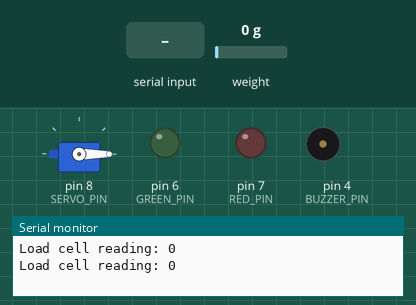
A sketch run on a simulated Arduino Uno, built with avr-gcc and run on an emulated ATmega328P. Parts: servo, output pins drawn as LEDs (lit = HIGH), buzzer (waves = sounding), the last lines printed to the serial monitor. Dashed ring = blinking. Inputs (shaded band) come from the test bench; at power-on: weight on the scale 0 g. EEPROM starts erased; pins used as bus, display or sensor lines are not drawn.

Above: at 4.2 s.
4.3 s: weight on the scale set to 215 g
5.8 s: weight on the scale set to 253 g
At 5.95 s:
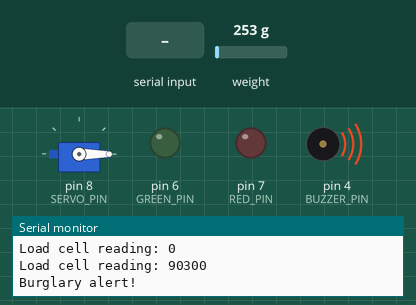
8.8 s: "ENROLL ON\n" received over Serial
At 8.98 s:
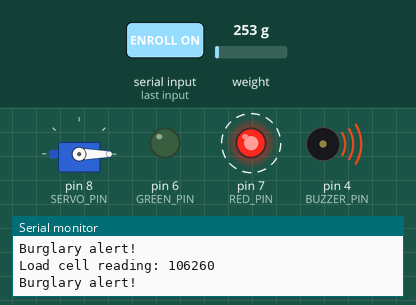
Timing chart, 0 to 11.8 s (numbered marks = the images above; inputs shaded):
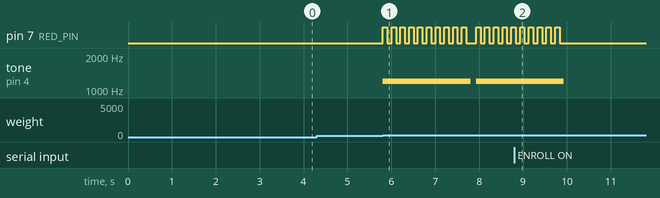

Measured:
- the behaviour switches between 238 and 239 g on weight on the scale (found by bisection; images 0 and 1)
- after the input at 5.8 s, pin 7 (RED_PIN): goes 9 × (HIGH 0.10 s, LOW 0.10 s), HIGH 0.10 s, LOW 0.23 s, 4 × (HIGH 0.10 s, LOW 0.10 s), then HIGH, starting at once; tone on pin 4 (BUZZER_PIN): silent → 1200 Hz at once, → silent 2.0 s later, → 1200 Hz 0.13 s later
- after the input at 8.8 s, pin 7 (RED_PIN): goes on until 9.8 s, then stays LOW; tone on pin 4 (BUZZER_PIN): goes on until 9.9 s, then stays silent

The sketch:

smart_box_order.ino
```cpp
/*
 * Smart box: RFID + servo + load cell alarm + web-driven enrollment
 * Each authorized UID unlocks once; after a successful open it is removed from EEPROM
 * so the same card cannot open again (protects other orders).
 * Serial @ 9600:
 *   ADD 001A6182     — register 4-byte UID (8 hex digits)
 *   CLEAR / CLR      — remove all authorized cards
 *   LIST             — print AUTH lines (debug)
 */

#include <EEPROM.h>
#include <string.h>
#include <SPI.h>
#include <MFRC522.h>
#include <Servo.h>
#include <HX711.h>

#define SS_PIN 10
#define RST_PIN 9
#define SERVO_PIN 8

#define RED_PIN 7
#define GREEN_PIN 6
#define BUZZER_PIN 4

#define LOADCELL_DOUT_PIN 3
#define LOADCELL_SCK_PIN 2

#define MAX_UID_SLOTS 16
/* Bumped to wipe EEPROM UIDs from older sketches (single-use rule + fresh list). */
#define EEPROM_MAGIC 0x5BU
#define EEPROM_ADDR_MAGIC 0
#define EEPROM_ADDR_COUNT 1
#define EEPROM_ADDR_UIDS 2

MFRC522 rfid(SS_PIN, RST_PIN);
Servo myServo;
HX711 scale;

byte allowedUIDs[MAX_UID_SLOTS][4];
byte uidCount = 0;

bool isLocked = true;
bool enrollMode = false;

long scaleDefault = 0;
long scaleRange = 100000;

char serialLine[48];
byte serialIdx = 0;

int hexNibble(char c) {
  if (c >= '0' && c <= '9') return c - '0';
  if (c >= 'A' && c <= 'F') return 10 + (c - 'A');
  if (c >= 'a' && c <= 'f') return 10 + (c - 'a');
  return -1;
}

bool parseUidHex8(const char *s, byte *out) {
  for (byte i = 0; i < 4; i++) {
    int hi = hexNibble(s[i * 2]);
    int lo = hexNibble(s[i * 2 + 1]);
    if (hi < 0 || lo < 0) return false;
    out[i] = (byte)((hi << 4) | lo);
  }
  return s[8] == '\0' || s[8] == ' ' || s[8] == '\r';
}

int findUidIndex(const byte *uid) {
  for (byte i = 0; i < uidCount; i++) {
    bool match = true;
    for (byte j = 0; j < 4; j++) {
      if (allowedUIDs[i][j] != uid[j]) {
        match = false;
        break;
      }
    }
    if (match) return (int)i;
  }
  return -1;
}

void removeUidFromList(const byte *uid) {
  int ix = findUidIndex(uid);
  if (ix < 0) return;
  for (byte i = (byte)ix; i + 1 < uidCount; i++) {
    memcpy(allowedUIDs[i], allowedUIDs[i + 1], 4);
  }
  if (uidCount > 0) uidCount--;
  saveUIDsToEEPROM();
  Serial.println("OK:UID_REVOKED");
}

void loadUIDsFromEEPROM() {
  if (EEPROM.read(EEPROM_ADDR_MAGIC) != EEPROM_MAGIC) {
    uidCount = 0;
    EEPROM.update(EEPROM_ADDR_MAGIC, EEPROM_MAGIC);
    EEPROM.update(EEPROM_ADDR_COUNT, 0);
    return;
  }
  uidCount = EEPROM.read(EEPROM_ADDR_COUNT);
  if (uidCount > MAX_UID_SLOTS) uidCount = 0;
  for (byte i = 0; i < uidCount; i++) {
    for (byte j = 0; j < 4; j++) {
      allowedUIDs[i][j] = EEPROM.read(EEPROM_ADDR_UIDS + i * 4 + j);
    }
  }
}

void saveUIDsToEEPROM() {
  EEPROM.update(EEPROM_ADDR_COUNT, uidCount);
  for (byte i = 0; i < uidCount; i++) {
    for (byte j = 0; j < 4; j++) {
      EEPROM.update(EEPROM_ADDR_UIDS + i * 4 + j, allowedUIDs[i][j]);
    }
  }
}

void handleCommand(char *line) {
  while (*line == ' ') line++;

  if (strncmp(line, "ADD ", 4) == 0) {
    const char *p = line + 4;
    while (*p == ' ') p++;
    byte uid[4];
    if (!parseUidHex8(p, uid)) {
      Serial.println("ERR:BAD");
      return;
    }
    if (findUidIndex(uid) >= 0) {
      Serial.println("ERR:DUPLICATE");
      return;
    }
    if (uidCount >= MAX_UID_SLOTS) {
      Serial.println("ERR:FULL");
      return;
    }
    memcpy(allowedUIDs[uidCount], uid, 4);
    uidCount++;
    saveUIDsToEEPROM();
    Serial.println("OK:ADD");
    return;
  }

  if (strcmp(line, "CLEAR") == 0 || strcmp(line, "CLR") == 0) {
    uidCount = 0;
    EEPROM.update(EEPROM_ADDR_COUNT, 0);
    Serial.println("OK:CLEAR");
    return;
  }

  if (strcmp(line, "LIST") == 0) {
    Serial.print("AUTH:");
    Serial.println(uidCount);
    for (byte i = 0; i < uidCount; i++) {
      for (byte j = 0; j < 4; j++) {
        if (allowedUIDs[i][j] < 16) Serial.print('0');
        Serial.print(allowedUIDs[i][j], HEX);
      }
      Serial.println();
    }
    return;
  }

  if (strcmp(line, "ENROLL ON") == 0 || strcmp(line, "ENROLL 1") == 0) {
    enrollMode = true;
    Serial.println("OK:ENROLL_ON");
    return;
  }
  if (strcmp(line, "ENROLL OFF") == 0 || strcmp(line, "ENROLL 0") == 0) {
    enrollMode = false;
    Serial.println("OK:ENROLL_OFF");
    return;
  }
}

void readSerialCommands() {
  while (Serial.available()) {
    char c = (char)Serial.read();
    if (c == '\r') continue;
    if (c == '\n') {
      serialLine[serialIdx] = '\0';
      serialIdx = 0;
      if (serialLine[0] != '\0') handleCommand(serialLine);
      continue;
    }
    if (serialIdx < sizeof(serialLine) - 1) {
      serialLine[serialIdx++] = c;
    } else {
      serialIdx = 0;
    }
  }
}

void setup() {
  Serial.begin(9600);
  SPI.begin();
  rfid.PCD_Init();

  pinMode(RED_PIN, OUTPUT);
  pinMode(GREEN_PIN, OUTPUT);
  pinMode(BUZZER_PIN, OUTPUT);

  digitalWrite(RED_PIN, LOW);
  digitalWrite(GREEN_PIN, LOW);
  digitalWrite(BUZZER_PIN, LOW);

  myServo.attach(SERVO_PIN);
  myServo.write(0);

  scale.begin(LOADCELL_DOUT_PIN, LOADCELL_SCK_PIN);

  loadUIDsFromEEPROM();

  Serial.println("System starting...");
  Serial.println("Calibrating load cell...");

  delay(1000);

  long sum = 0;
  for (int i = 0; i < 10; i++) {
    sum += scale.read();
    delay(100);
  }
  scaleDefault = sum / 10;

  Serial.print("Scale default: ");
  Serial.println(scaleDefault);

  Serial.println("Ready. Enroll via web (ADD ...) or scan if already authorized.");
}

void loop() {
  readSerialCommands();

  // While enrolling from the web app, skip the load-cell alarm. Otherwise a noisy cell
  // triggers alarm() — its long delays() starve the loop and the RC522 never sees the card.
  if (isLocked && !enrollMode && checkForce()) {
    alarm();
  }

  // Same pattern as the stock MFRC522 examples / your original sketch — requiring two
  // IsNewCardPresent() successes in a row often fails (2nd call goes false → no read).
  if (rfid.PICC_IsNewCardPresent() && rfid.PICC_ReadCardSerial()) {
    Serial.print("Card UID: ");
    for (byte i = 0; i < rfid.uid.size; i++) {
      Serial.print(rfid.uid.uidByte[i], HEX);
      if (i < rfid.uid.size - 1) Serial.print(' ');
    }
    Serial.println();

    if (enrollMode) {
      if (rfid.uid.size == 4) {
        Serial.println("ENROLL:OK");
      } else {
        Serial.println("ENROLL:BADSIZE");
      }
      rfid.PICC_HaltA();
      rfid.PCD_StopCrypto1();
    } else {
      bool authorized = false;
      if (rfid.uid.size == 4 && uidCount > 0) {
        authorized = (findUidIndex(rfid.uid.uidByte) >= 0);
      }

      if (authorized) {
        Serial.println("Access granted");
        unlockBox();
        // One-time access: drop this card from authorized list so it cannot unlock again.
        removeUidFromList(rfid.uid.uidByte);
      } else {
        Serial.println("Access denied");
        denyAccess();
      }

      rfid.PICC_HaltA();
      rfid.PCD_StopCrypto1();
    }
  }
}

bool checkForce() {
  // Avoid blocking the whole loop inside HX711 read() while WAITING for the chip;
  // that starves the RFID polling. Only read when DOUT says a conversion is ready.
  if (!scale.is_ready()) {
    return false;
  }

  long reading = scale.read();

  static unsigned long lastLoadPrint = 0;
  if (millis() - lastLoadPrint >= 1000UL) {
    lastLoadPrint = millis();
    Serial.print("Load cell reading: ");
    Serial.println(reading);
  }

  if (reading > (scaleDefault + scaleRange) || reading < (scaleDefault - scaleRange)) {
    return true;
  }
  return false;
}

void unlockBox() {
  isLocked = false;

  digitalWrite(GREEN_PIN, HIGH);
  myServo.write(180);

  delay(10000);

  myServo.write(0);
  digitalWrite(GREEN_PIN, LOW);

  isLocked = true;
  Serial.println("Box locked again");
}

void denyAccess() {
  digitalWrite(RED_PIN, HIGH);
  tone(BUZZER_PIN, 1000);
  delay(300);
  noTone(BUZZER_PIN);
  digitalWrite(RED_PIN, LOW);
}

void alarm() {
  Serial.println("Burglary alert!");

  tone(BUZZER_PIN, 1200);

  for (int i = 0; i < 10; i++) {
    digitalWrite(RED_PIN, HIGH);
    delay(100);
    digitalWrite(RED_PIN, LOW);
    delay(100);
  }

  noTone(BUZZER_PIN);
}
```
